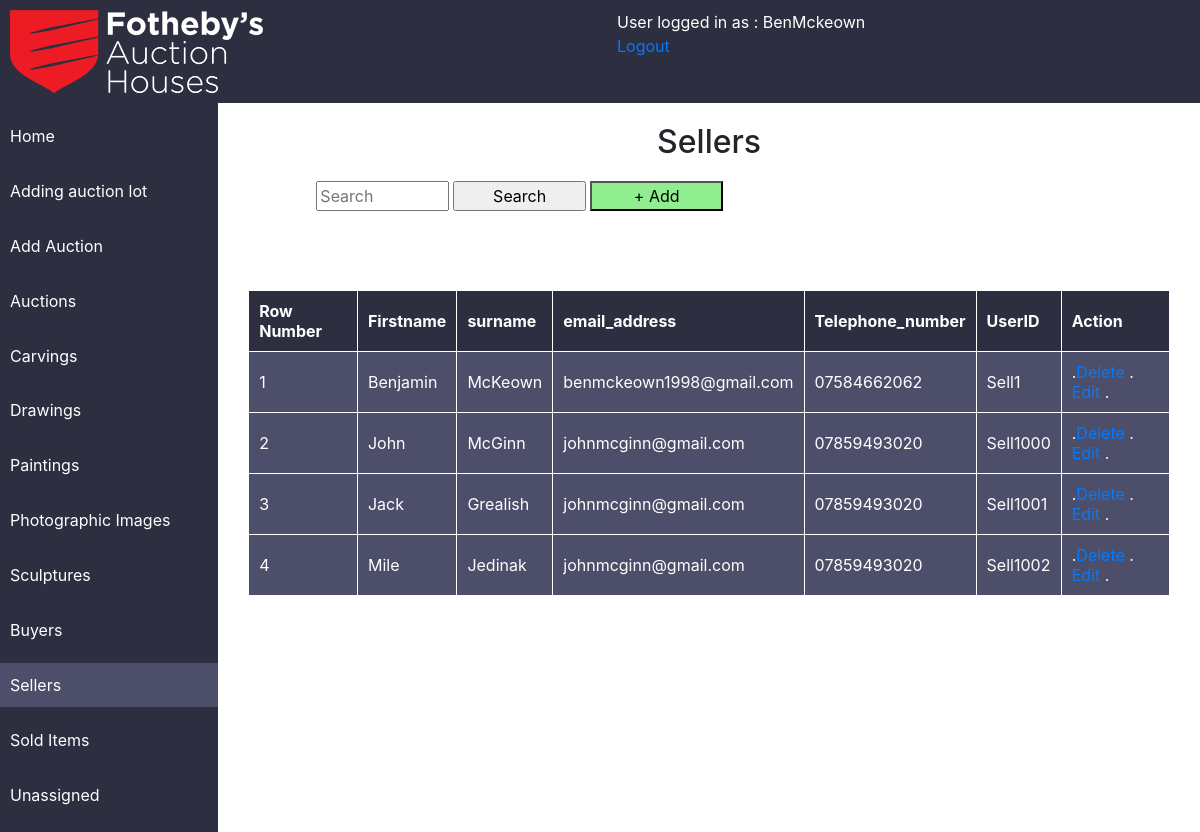
Page /default/public/admin/sellers.php (signed in) on the committed database.
### tables this page shows
CREATE TABLE `sellers` (
  `idsellers` int(11) NOT NULL AUTO_INCREMENT,
  `Firstname` varchar(45) DEFAULT NULL,
  `Surname` varchar(45) DEFAULT NULL,
  `email_address` varchar(45) DEFAULT NULL,
  `Telephone_number` varchar(45) DEFAULT NULL,
  `userID` varchar(45) DEFAULT NULL,
  `Type` varchar(45) NOT NULL DEFAULT 'Sell',
  `usernamepub` varchar(45) DEFAULT NULL,
  `password` varchar(45) DEFAULT NULL,
  `sellerscol` varchar(45) DEFAULT NULL,
  `question` varchar(45) DEFAULT NULL,
  `answer` varchar(45) DEFAULT NULL,
  PRIMARY KEY (`idsellers`,`Type`)
);

### default/public/admin/sellers.php (the view, shortened to what this page needs)
<?php
if (isset($_SESSION['loggedin']) && $_SESSION['loggedin'] == true){
require '../headers/header.php';
?>
<h2>Sellers</h2>
<?php
echo '
<form action="sellers.php" method="post">
<div class="search">
  <input id="search" onkeyup="showHint(this.value)" autocomplete="off" name="query" type="text" placeholder="Search " />
  <input id="submit" name="submit" type="submit" value="Search" />
    <input id="add" name="add" type="submit" value="+ Add" />
  </div>
</form>
'
?>
<div class="con">
  <div class="tableview">
<table id="tableid" width="100%">
  <tr>
    <th>
      Row Number
    </th>
     <th>Firstname</th>
     <th>surname</th>
     <th>email_address</th>
   <th>Telephone_number</th>
    <th>UserID</th>
<th>Action</th>
<?php
require '../config.php';
$i=1;
$results = $pdo->query('SELECT * FROM sellers');
foreach($results as $row){
echo  '<tr id="wrapper">'.
  '<td> <a>'.$i.'</a></td>'.
      '<td> <a>'.$row['Firstname'] .'</a></td>'.
      '<td><a>'. $row['Surname'].'</a></td>'.
      '<td><a>'.$row['email_address'] .'</a></td>'.
      '<td><a>'.$row['Telephone_number'] .'</a></td>'.
      '<td><a>'.$row['Type'].$row['idsellers'] .'</a></td>' ;
        echo '<td>.<a href="delete.php?id=' . $row['idsellers'] .'">Delete </a>.
<a href="editseller.php?id=' . $row['idsellers'] .'">Edit </a>.
</td>
</tr>';
$i++;
}
?>
<?php
}
else{
  header('location:../login.php');
}
?>
</table>
</div>
</div>

### default/public/style.css (style rules this page uses)
#add { background-color: lightgreen; }
html,body { height:100%; margin:0; }
body { width: 100%; height: 100%; }
.tableview2 table,th,td { color:white; border: 1px solid white; }
.tableview { width: 100%; padding: 30px; display: flex; justify-content: center; }
.tableview table,th,td { color:white; border: 1px solid white; }
.tableview th { background-color: #2d2e40; padding:10px; }
.tableview td { padding:10px; background-color: #4d4e69; }
.con { display: flex; justify-content: center; align-items: center; margin-top: 5%; }
h2 { margin-top: 2%; text-align: center; }
.search { margin-top: 2%; margin-left: 10%; }
.search input { width: 15%; }

### rows in the picture
sellers: Firstname "Benjamin", Surname "McKeown", email_address "benmckeown1998@gmail.com", Telephone_number "07584662062", Type "Sell", idsellers "1"
sellers: Firstname "John", Surname "McGinn", email_address "johnmcginn@gmail.com", Telephone_number "07859493020", Type "Sell", idsellers "1000"
sellers: Firstname "Jack", Surname "Grealish", email_address "johnmcginn@gmail.com", Telephone_number "07859493020", Type "Sell", idsellers "1001"
sellers: Firstname "Mile", Surname "Jedinak", email_address "johnmcginn@gmail.com", Telephone_number "07859493020", Type "Sell", idsellers "1002"

### other values in the picture
$_SESSION['username'] "BenMckeown"
